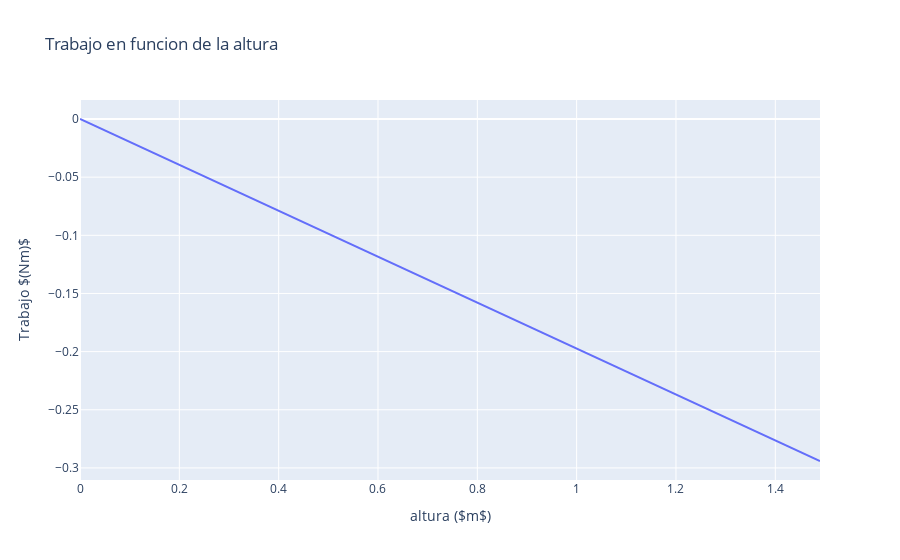

The notebook cell this image was saved under:
### Markdown cell above
>Para el caso del trabajo de la fricción en función de la distancia recorrida, se tiene:
$$sen(\theta)=\frac{h}{dr}$$
$$dr=\frac{h}{sen(\theta)}$$
$$\frac{1}{2}m{V_1}^2+mgh-\mu *mgcos(\theta)\frac{h}{sen(\theta)}=\frac{1}{2}m{V_2}^2$$
Hay dos fuerzas que realizan trabajo, que son el peso y la fricción. 
Entonces el trabajo realizado por estas fuerzas, en función de la altura, está dado por:
$$U_{1-2}(h)=mgh-\mu mg\frac{cos(\theta}{sen(\theta)}h$$
$$U_{1-2}(h)=5(9.8)h-0.3(5)(9.8)(3.35016)h$$
$$U_{1-2}(h)=\left(5(9.8)-0.3(5)(9.8)(3.35016)\right)h$$

### Code cell
import plotly.express as px
import numpy as np

h=np.arange(0,1.50,0.01)
W=(5*9.81*h)-(0.3*5*9.8*3.35016*h)
#plot
fig=px.line(x=h,y=W,labels={'x':'altura ($m$)','y':'Trabajo $(Nm)$'},title="Trabajo en funcion de la altura")
fig.show()

### Figure 1 — Plotly figure (JSON) as saved in the notebook; plotly's stock layout.template omitted (floating-point values rounded to 4 significant figures; data arrays with more than 128 entries replaced by an {"elided": "..."} marker saying what was removed)
{"data": [{"hovertemplate": "altura ($m$)=%{x}<br>Trabajo $(Nm)$=%{y}<extra></extra>", "legendgroup": "", "line": {"color": "#636efa", "dash": "solid"}, "mode": "lines", "name": "", "orientation": "v", "showlegend": false, "type": "scatter", "x": {"elided": "150 float values"}, "xaxis": "x", "y": {"elided": "150 float values"}, "yaxis": "y"}], "layout": {"autosize": true, "legend": {"tracegroupgap": 0}, "title": {"text": "Trabajo en funcion de la altura"}, "xaxis": {"anchor": "y", "autorange": true, "domain": [0, 1], "range": [0, 1.49], "title": {"text": "altura ($m$)"}, "type": "linear"}, "yaxis": {"anchor": "x", "autorange": true, "domain": [0, 1], "range": [-0.3104, 0.01634], "title": {"text": "Trabajo $(Nm)$"}, "type": "linear"}}}
